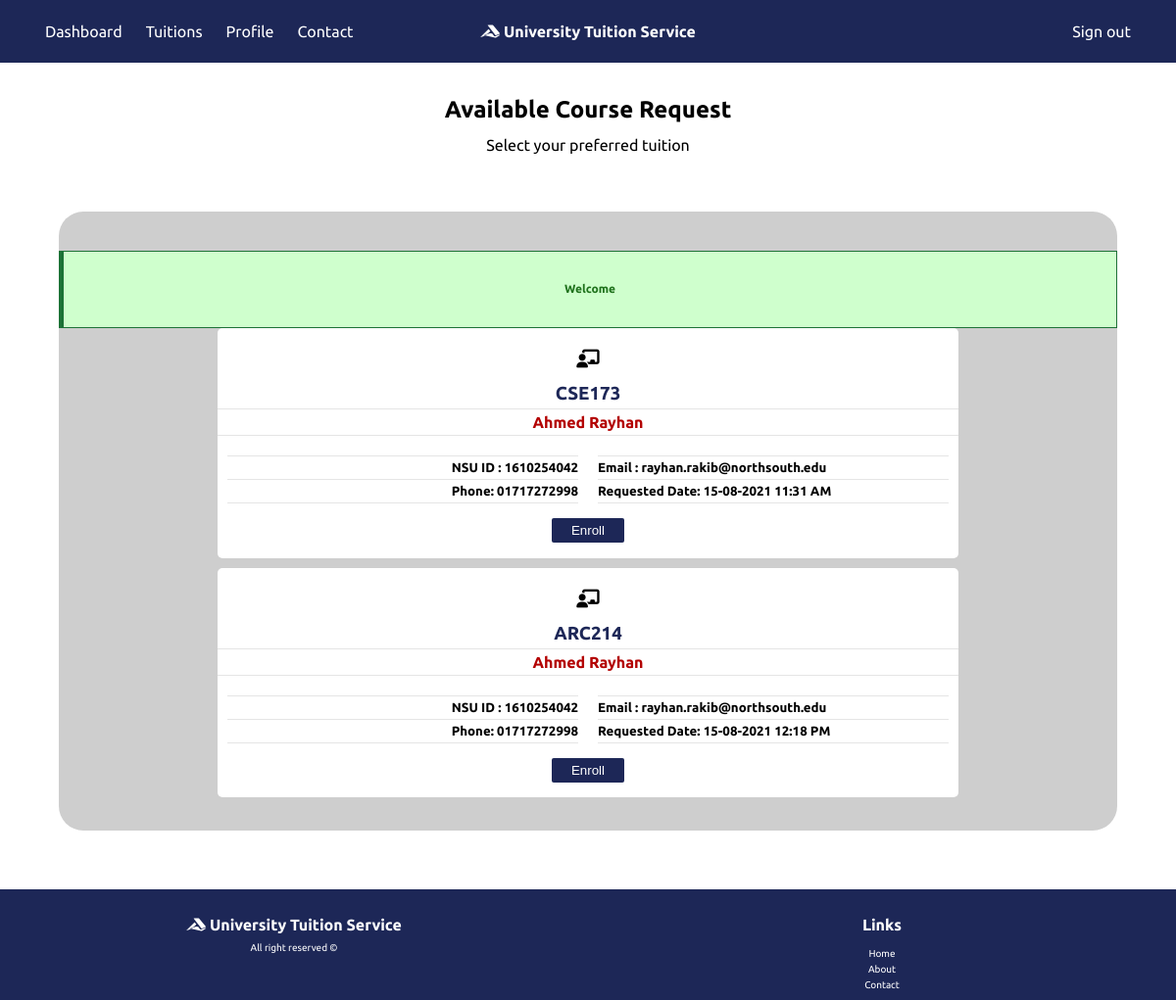
The page /teacher/request.php (signed in) on the database its author committed.
### tables this page shows
CREATE TABLE `course_requests` (
  `id` int(11) NOT NULL,
  `course_name` varchar(191) NOT NULL,
  `student_id` int(191) NOT NULL,
  `student_name` varchar(191) NOT NULL,
  `student_email` varchar(191) NOT NULL,
  `student_phone` varchar(191) NOT NULL,
  `time` text NOT NULL
);

### teacher/request.php (the view, shortened to what this page needs)
<?php
include('../controllers/TeacherLoginController.php');
?>
<!DOCTYPE html>
<html lang="en">
<head>
    <link rel="stylesheet" href="../css/style.css" />
</head>
<body>
    <header class="site-header">
        <div class="wrapper site-header__wrapper">
            <div class="site-header__start">
                <a href="dashboard.php" class="brand"><i class="fab fa-accusoft"></i> University Tuition Service</a>
            </div>
            <div class="site-header__middle">
                <nav class="nav">
                    <ul class="nav__wrapper">
                        <li class="nav__item"><a href="dashboard.php">Dashboard</a></li>
                        <li class="nav__item"><a href="tuitions.php">Tuitions</a></li>
                        <li class="nav__item"><a href="profile.php">Profile</a></li>
                        <li class="nav__item"><a href="../contact.html">Contact</a></li>
                    </ul>
                </nav>
            </div>
            <div class="site-header__end">
                <a href="../controllers/TeacherSignout.php">Sign out</a>
            </div>
        </div>
    </header>
    <h2 class="text-center pt-3">Available Course Request</h2><br>
    <p class="text-center">Select your preferred tuition</p>
    <div class="container-department">
        <br>
        <?php if (isset($_SESSION['status'])) {
            echo '
                                                <h6 class="alert-message-success" id="status">' . $_SESSION['status'] . '</h6>';
        }
        ?>
        <?php
        $sql = "SELECT * FROM course_requests";
        $result = $conn->query($sql);
        if ($result->num_rows > 0) {
            while ($row = $result->fetch_assoc()) {
                echo '<div class="tuition-box">';
                echo '<h3 class="text-center pt-3"><i class="fas fa-chalkboard-teacher"></i></h3><br>';
                echo '<h3 class="text-center text-blue">' . $row['course_name'] . '</h3>';
                echo '<hr>';
                echo '<h4 class="text-center text-red">' . $row['student_name'] . '</h4>';
                echo '<hr>';
                echo '<div class="row">';
                echo ' <div class="column">';
                echo '<hr>';
                echo '<h5>NSU ID : ' . $row['student_id'] . '</h5>';
                echo '<hr>';
                echo '<h5>Phone: ' . $row['student_phone'] . '</h5>';
                echo '<hr>';
                echo '</div>';
                echo '<div class="column">';
                echo ' <hr>';
                echo '<h5>Email : ' . $row['student_email'] . '</h5>';
                echo '<hr>';
                echo '<h5>Requested Date: ' . $row['time'] . '</h5>';
                echo '<hr>';
                echo '</div>';
                echo '</div>';
                echo '<div class="text-center">';
                echo                   '<form action="../controllers/AddCourse.php" method="POST">';
                echo '<div class="row justify-content-center mt-4">
                            <button type="submit" name="ADDCourse_btn" class="EnrollButton">Enroll</button>
                        </div>
                                          </form>';
                echo '</div>';
                echo '</div>';
            }
        } else {
            echo '<h6 class="alert-message-danger text-center">No Request Available</h6>';
        }
        ?>
    </div>
    <div class="footer">
        <div class="row">
            <div class="column">
                <h4><i class="fab fa-accusoft"></i> University Tuition Service</h4>
                <p class="small">All right reserved ©</p>
            </div>
            <div class="column">
                <h4>Links</h4>
                <div class="small">
                    <ul>
                        <li><a href="">Home</a></li>
                        <li><a href="">About</a></li>
                        <li><a href="">Contact</a></li>
                    </ul>
                </div>
            </div>
        </div>
    </div>
</body>
</html>

### css/style.css (style rules this page uses)
html, body, div, span, h1, h2, h3, h4, h5, h6, p, a, img, i, center, dl, dt, dd, ol, ul, li, fieldset, form, label, table, caption, tbody, tfoot, thead, tr, th, td, footer, header, menu, nav, section, video { margin: 0; padding: 0; border: 0; vertical-align: baseline; }
footer, header, hgroup, menu, nav, section { display: block; }
body { font-family: 'Ubuntu', sans-serif; line-height: 1; }
ol, ul { list-style: none; }
.wrapper { max-width: 1140px; padding-left: 1rem; padding-right: 1rem; margin-left: auto; margin-right: auto; }
*, *:before, *:after { box-sizing: border-box; }
html { -webkit-font-smoothing: antialiased; -moz-osx-font-smoothing: grayscale; }
.brand { font-weight: bold; font-size: 16px; color:white; }
.site-header { position: relative; background-color: #1d2757; }
.site-header__wrapper { display: flex; justify-content: space-between; align-items: center; padding-top: 1rem; padding-bottom: 1rem; }
@media (min-width: 660px) { .site-header__wrapper { padding-top: 0; padding-bottom: 0; } }
@media (min-width: 660px) { .site-header__wrapper > * { flex: 1; } }
@media (min-width: 660px) { .site-header__start { text-align: center; } }
@media (min-width: 660px) { .site-header__middle { order: -1; } }
@media (min-width: 660px) { .site-header__end { display: flex; justify-content: flex-end; } }
@media (min-width: 660px) { .nav__wrapper { display: flex; } }
.nav__item:not(:last-child) { margin-right: 1.5rem; }
.nav__item a { display: block; padding: 1.5rem 1rem; }
@media (min-width: 660px) { .nav__item a { padding-left: 0; padding-right: 0; } }
hr { margin:0px; }
a { text-decoration: none; color: rgb(255, 255, 255); }
.text-center { text-align: center; }
.column { float: left; width: 50%; padding: 10px; }
.column p { margin-top: 2%; }
.column h4 { padding-top: 3%; }
.small { font-size: 10px; }
.column ul { margin-top: 2%; }
.column ul li { padding-top: 1%; }
.text-red { color:rgb(179, 0, 0)!important; }
.row:after { content: ""; display: table; clear: both; }
.text-blue { color:#1d2757; }
.pt-3 { padding-top: 3%; }
.EnrollButton { background-color: #1d2757; color: #ffffff; cursor: pointer; font-weight: normal!important; border:none; padding: 5px 20px 5px 20px; margin-bottom: 2%; border-radius: 2px; }
.footer { left: 0; bottom: 0; width: 100%; background-color: #1d2757; color: white; text-align: center; }
.container-department { background-color: rgb(206, 206, 206); margin: 5%; border-radius: 25px; padding-top: 2%; padding-bottom: 2%; }
.tuition-box { background-color: #ffffff; border-radius: 5px; margin-left: 15%; margin-right: 15%; margin-bottom: 10px; }
.tuition-box hr { border: 0; border-top: 1px solid rgba(0,0,0,.1); margin-top: 5px; margin-bottom: 5px; margin-left: 0px; margin-right: 0px; }
.tuition-box .column:first-child { text-align: end; }
.alert-message-success { text-align: center; color: #1f721c; box-sizing: border-box; border: 1px solid #1c7236; background-color: #cfffcd; padding-top: 3%; padding-bottom: 3%; border-left-width: 5px; font-size: 12px; margin: 0 auto; }

### rows shown on the page
course_requests: course_name "CSE173", student_name "Ahmed Rayhan", student "1610254042", student_phone "01717272998", student_email "rayhan.rakib@northsouth.edu", time "15-08-2021 11:31 AM"
course_requests: course_name "ARC214", student_name "Ahmed Rayhan", student "1610254042", student_phone "01717272998", student_email "rayhan.rakib@northsouth.edu", time "15-08-2021 12:18 PM"

### other values the page prints
$_SESSION['status'] "Welcome"
